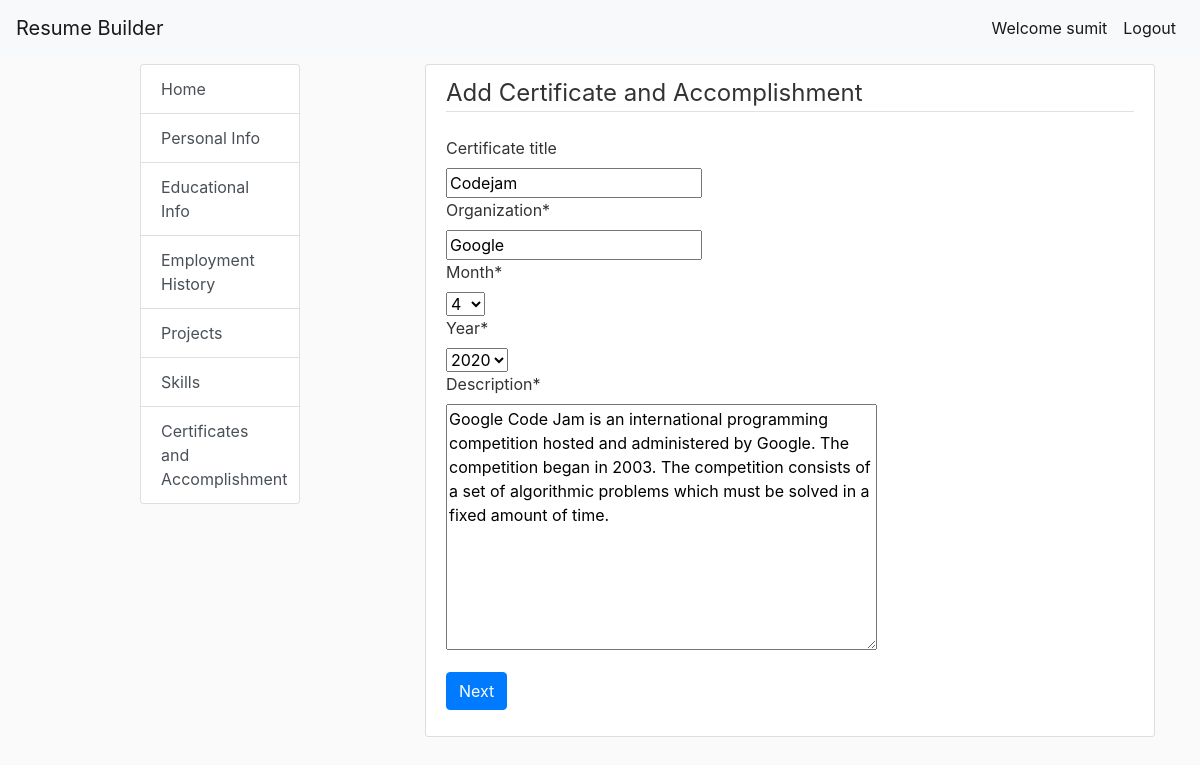
Screenshot of /update_certificate_info/3 (signed in) with the database file from the repository.
### resume_app/models.py (models this page shows)
class Certificate(models.Model):
    user = models.ForeignKey('auth.User', on_delete=models.CASCADE, related_name='certificates')
    certificate_title = models.CharField(max_length=100,null=True,blank=True)
    organization = models.CharField(max_length=100)
    month = models.CharField(max_length=6, choices=MONTHS_CHOICES, default='MAY')
    year = models.CharField(max_length=6, choices=YEAR_CHOICES, default='2019')
    description = models.TextField()

### resume_app/views.py (the view)
# urls.py: path('update_certificate_info/<int:pk>', views.update_certificate_info, name='update_certificate_info'),
@login_required
def update_certificate_info(request,pk):
    institution = Certificate.objects.get(pk=pk)
    if request.method=='POST':
        form=CertificateForm(request.POST,instance=institution)
        if form.is_valid:
            student=form.save(commit=False)
            student.user=request.user
            student.save()
            return redirect('certificate_list')
    else:
        form=CertificateForm(instance=institution)
    return render(request,'resume_app/certificate.html',{'form':form})

### resume_app/forms.py
class CertificateForm(forms.ModelForm):
    class Meta:
        model=Certificate
        fields= ('certificate_title','organization','month','year','description',)

### resume_app/templates/resume_app/certificate.html (shortened to what this page needs)
{% extends 'resume_app/base.html' %}
{% load crispy_forms_tags %}
{% block content %}
    <div class="content-section">
        <form action="" method="post">
            <fieldset class="form-group">
                <legend class="border-bottom mb-4">Add Certificate and Accomplishment</legend>
                {{ form|crispy }}
            </fieldset>
            <div class="form-group">
                <button class="btn btn-primary" type="SAVE">Next</button>
            </div>
        </form>
    </div>
{% endblock %}

### resume_app/templates/resume_app/base.html (shortened to what this page needs)
{% load crispy_forms_tags %}
{% load static %}
<!doctype html>
<html lang="en">
<head>
    <link rel="stylesheet" href="https://stackpath.bootstrapcdn.com/bootstrap/4.3.1/css/bootstrap.min.css"
>
    <link rel="stylesheet"  type="text/css"  href="{% static 'resume_app/style.css' %}">
</head>
<body>
<nav class="navbar navbar-expand-lg navbar-light bg-light">
    <a class="navbar-brand" href="/">Resume Builder</a>
    <div class="collapse navbar-collapse" id="navbarSupportedContent">
        <ul class="navbar-nav my-2 my-lg-0">
            {% if not user.is_authenticated %}
            <li class="nav-item active">
                <a class="nav-link" href="{% url 'login' %}">Login<span class="sr-only">(current)</span></a>
            </li>
            <li class="nav-item active">
                <a class="nav-link" href="{% url 'register' %}">Signup<span class="sr-only">(current)</span></a>
            </li>
            {% else %}
            <li class="nav-item active">
                <a class="nav-link" href="/">Welcome {{user.username}}<span class="sr-only">(current)</span></a>
            </li>
            <li class="nav-item active">
                <a class="nav-link" href="{% url 'logout' %}">Logout<span class="sr-only">(current)</span></a>
            </li>
            {% endif %}
        </ul>
    </div>
</nav>
<div class="container">
    <div class="row my-2">
        <div class="col-lg-2 mx-auto">
            <div class="list-group">
                {% if user.is_authenticated %}
                <a href="/" class="list-group-item list-group-item-action">Home</a>
                <a href="{% url 'new_personal_info' %}" class="list-group-item list-group-item-action">Personal Info</a>
                <a href="{% url 'educational_list' %}" class="list-group-item list-group-item-action">Educational Info</a>
                <a href="{% url 'employment_list' %}" class="list-group-item list-group-item-action">Employment History</a>
                <a href="{% url 'project_list' %}" class="list-group-item list-group-item-action">Projects</a>
                <a href="{% url 'skill_list' %}" class="list-group-item list-group-item-action">Skills</a>
                <a href="{% url 'certificate_list' %}" class="list-group-item list-group-item-action">Certificates and Accomplishment</a>
                {% endif %}
            </div>
        </div>
        <div class="col-lg-8">
            {% block content %}
            {% endblock %}
        </div>
    </div>
</div>
</body>
</html>

### resume_app/static/resume_app/style.css (style rules this page uses)
body { background: #fafafa; color: #333333; }
ul { margin: 0; }
.content-section { background: #ffffff; padding: 10px 20px; border: 1px solid #dddddd; border-radius: 3px; margin-bottom: 20px; }

### rows the page displays
Certificate: certificate_title "Codejam", organization "Google", month "4", year "2020", description "Google Code Jam is an international programming competition hosted and administered by Google. The competition began in 2003. The competition consists of a set of algorithmic problems which must be solved in a fixed amount of time."

### other values shown
{{ user.username }} "sumit"
